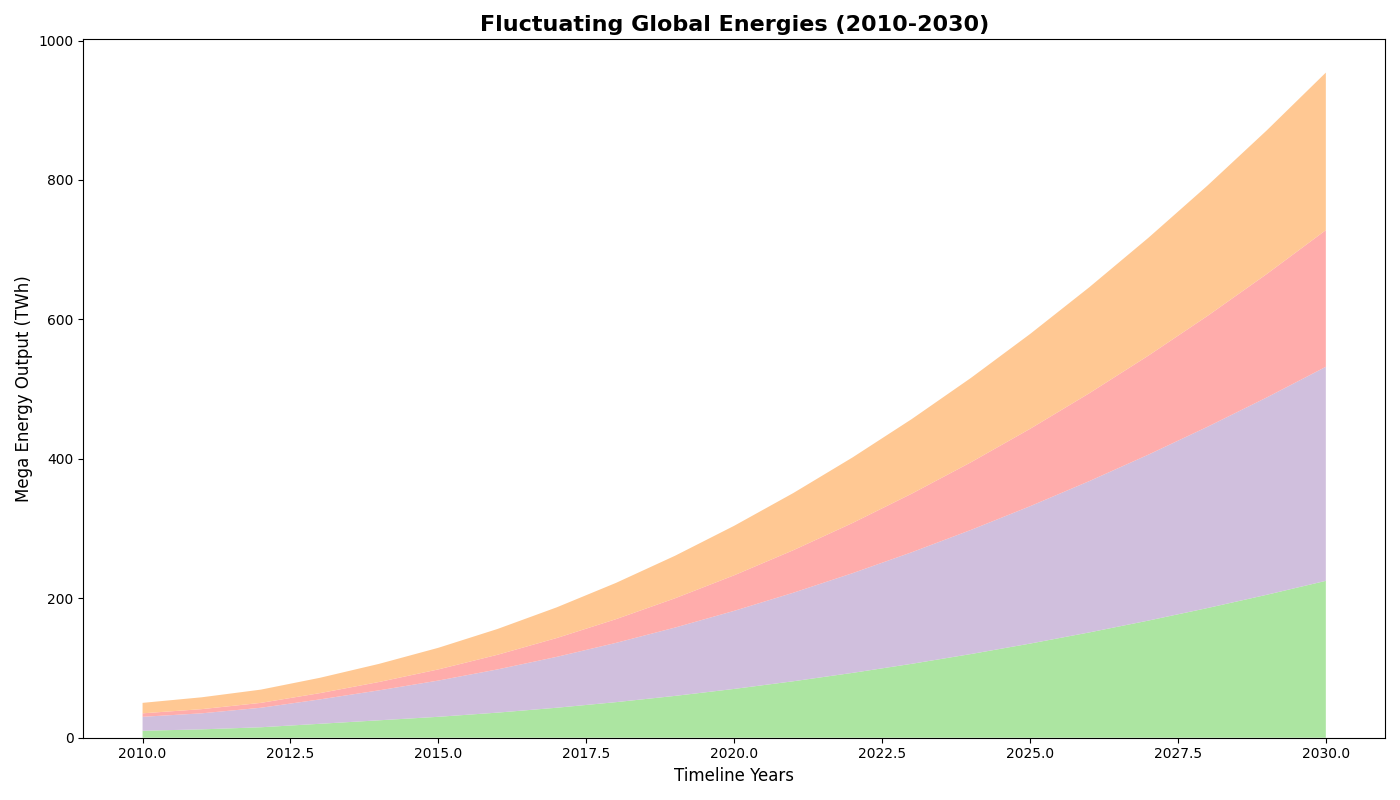

Source code (Python):
import matplotlib.pyplot as plt
import numpy as np

years = np.arange(2010, 2031)

solar_energy = np.array([10, 12, 15, 20, 25, 30, 36, 43, 51, 60, 70, 81, 93, 106, 120, 135, 151, 168, 186, 205, 225])
wind_energy = np.array([20, 23, 28, 35, 43, 52, 62, 73, 85, 98, 112, 127, 143, 160, 178, 197, 217, 238, 260, 283, 307])
geothermal_energy = np.array([5, 6, 7, 9, 12, 16, 21, 27, 34, 42, 51, 61, 72, 84, 97, 111, 126, 142, 159, 177, 196])
biomass_energy = np.array([15, 17, 19, 22, 26, 31, 37, 44, 52, 61, 71, 82, 94, 107, 121, 136, 152, 169, 187, 206, 226])

# Removed hydro_energy data group from the matrix
energy_data = np.vstack([solar_energy, wind_energy, geothermal_energy, biomass_energy])

colors = ['#98df8a', '#c5b0d5', '#ff9896', '#ffbb78']

fig, ax = plt.subplots(figsize=(14, 8))
ax.stackplot(years, energy_data, colors=colors, alpha=0.8)

ax.set_title("Fluctuating Global Energies (2010-2030)", fontsize=16, weight='bold')
ax.set_xlabel("Timeline Years", fontsize=12)
ax.set_ylabel("Mega Energy Output (TWh)", fontsize=12)

plt.tight_layout()

plt.show()
